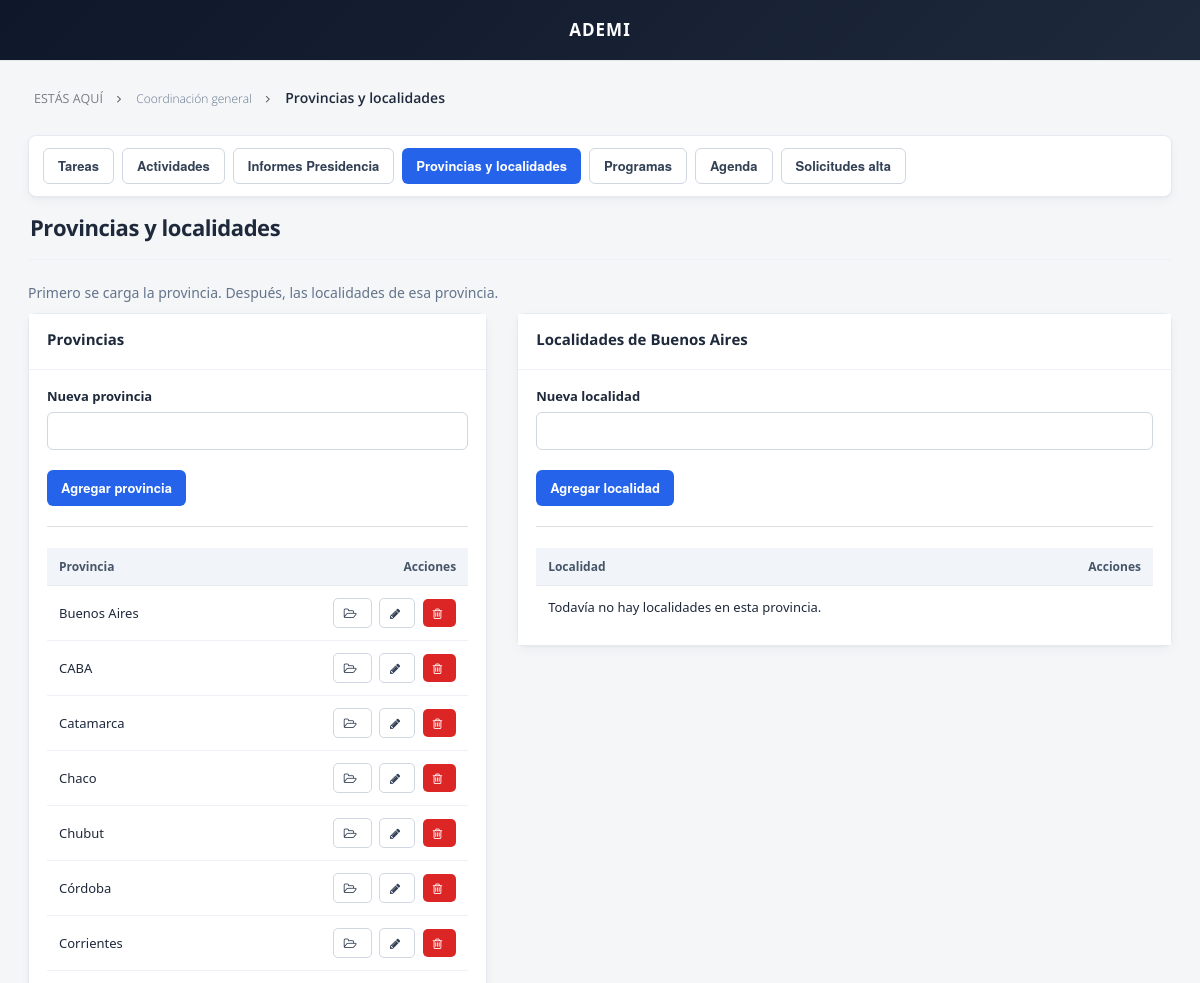
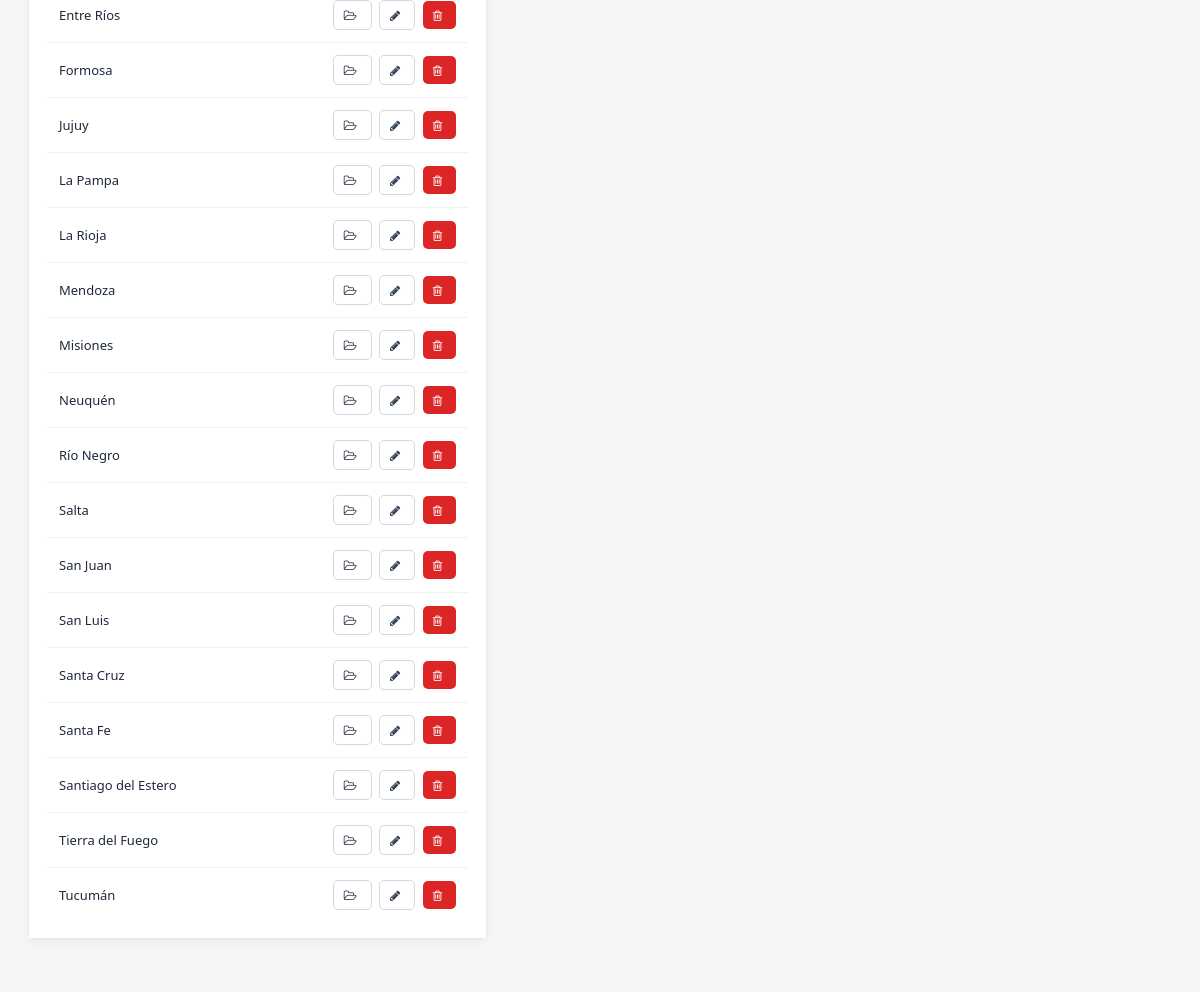
Page /general/provincias.php (signed in) on the committed database (2 pictures, top to bottom).
### tables this page shows
CREATE TABLE provincia (
  id_provincia SMALLINT UNSIGNED AUTO_INCREMENT PRIMARY KEY,
  nombre       VARCHAR(80) NOT NULL,
  CONSTRAINT uq_provincia_nombre UNIQUE (nombre)
);

### public/general/datos-tareas.php (called while the page is built, shortened)
<?php
function tareas_link($pagina, $extra=array())
{
	$datos=$extra;
	$q=http_build_query($datos);
	return $pagina.($q!='' ? ('?'.$q) : '');
}
?>

### includes/provincias.php (called while the page is built, shortened)
<?php
function provincias_todas()
{
	global $con;
	$salida=array();
	$q=@mysqli_query($con,"SELECT id_provincia, nombre FROM provincia ORDER BY nombre");
	while($row=mysqli_fetch_assoc($q))
	{
		$salida[]=$row;
	}
	return $salida;
}
function localidades_de_provincia($id_provincia)
{
	global $con;
	$salida=array();
	$id=intval($id_provincia);
	$q=@mysqli_query($con,"SELECT id_localidad, nombre, id_provincia FROM localidad WHERE id_provincia='".$id."' ORDER BY nombre");
	return $salida;
}

### public/general/provincias.php (the view, shortened to what this page needs)
<?php
require_once __DIR__.'/../_init.php';
include("datos-tareas.php");
include_once BASE_PATH.'/includes/provincias.php';
$id_ver=isset($_GET['provincia']) ? intval($_GET['provincia']) : 0;
$provincias=provincias_todas();
if($id_ver<=0 && count($provincias)>0)
{
	$id_ver=intval($provincias[0]['id_provincia']);
}
$localidades=localidades_de_provincia($id_ver);
$nombre_prov='';
foreach($provincias as $p)
{
	if(intval($p['id_provincia'])==$id_ver)
	{
		$nombre_prov=$p['nombre'];
		break;
	}
}
?>
<!DOCTYPE html>
<html>
<head>
<link href="../assets/plugins/pace/pace-theme-flash.css" rel="stylesheet" type="text/css" media="screen"/>
<link href="../assets/plugins/boostrapv3/css/bootstrap.min.css" rel="stylesheet" type="text/css"/>
<link href="../assets/plugins/boostrapv3/css/bootstrap-theme.min.css" rel="stylesheet" type="text/css"/>
<link href="../assets/plugins/font-awesome/css/font-awesome.css" rel="stylesheet" type="text/css"/>
<link href="../assets/css/animate.min.css" rel="stylesheet" type="text/css"/>
<link href="../assets/plugins/jquery-scrollbar/jquery.scrollbar.css" rel="stylesheet" type="text/css"/>
<link href="../assets/css/style.css" rel="stylesheet" type="text/css"/>
<link href="../assets/css/responsive.css" rel="stylesheet" type="text/css"/>
<link href="../assets/css/custom-icon-set.css" rel="stylesheet" type="text/css"/>
</head>
<body class="">
<div class="page-container row">
    <div class="page-content">
            <div class="content">
                <ul class="breadcrumb">
                    <li>
                        <p>ESTÁS AQUÍ</p>
                    </li>
                    <li><a href="<?php echo tareas_link('tareas.php'); ?>">Coordinación general</a></li>
                    <li><a href="#" class="active">Provincias y localidades</a></li>
                </ul>
                <?php include("menu-seccion.php"); ?>
                <div class="page-title">
                    <h3>Provincias y localidades</h3>
                </div>
                <p>Primero se carga la provincia. Después, las localidades de esa provincia.</p>
                <div class="row">
                    <div class="col-md-5">
                        <div class="grid simple">
                            <div class="grid-title no-border">
                                <h4>Provincias</h4>
                            </div>
                            <div class="grid-body no-border">
                                <form method="post" action="">
                                    <div class="form-group">
                                        <label>Nueva provincia</label>
                                        <input type="text" name="nombre_provincia" required class="form-control"/>
                                    </div>
                                    <button type="submit" name="alta_provincia" class="btn btn-primary">Agregar provincia</button>
                                </form>
                                <hr>
                                <table class="table table-hover no-more-tables">
                                    <thead>
                                        <tr>
                                            <th>Provincia</th>
                                            <th style="width: 140px; text-align: right;">Acciones</th>
                                        </tr>
                                    </thead>
                                    <tbody>
                                    <?php foreach($provincias as $p) { ?>
                                        <tr>
                                            <td style="vertical-align: middle;"><?php echo htmlspecialchars($p['nombre']); ?></td>
                                            <td style="text-align: right; white-space: nowrap; vertical-align: middle;">
                                                <a href="provincias.php?provincia=<?php echo intval($p['id_provincia']); ?>" class="btn btn-white btn-xs" title="Ver localidades"><i class="fa fa-folder-open-o"></i></a>
                                                <button type="button" class="btn btn-white btn-xs btn-editar-prov" data-id="<?php echo intval($p['id_provincia']); ?>" data-nombre="<?php echo htmlspecialchars($p['nombre'], ENT_QUOTES, 'UTF-8'); ?>" title="Editar provincia"><i class="fa fa-pencil"></i></button>
                                                <form method="post" action="" style="display: inline-block; margin: 0;" onsubmit="return confirm('¿Seguro que querés eliminar la provincia &quot;<?php echo htmlspecialchars($p['nombre'], ENT_QUOTES, 'UTF-8'); ?>&quot;?');">
                                                    <button type="submit" name="borrar_provincia" class="btn btn-danger btn-xs" title="Eliminar provincia"><i class="fa fa-trash-o"></i></button>
                                                </form>
                                            </td>
                                        </tr>
                                    <?php } ?>
                                    </tbody>
                                </table>
                            </div>
                        </div>
                    </div>
                    <div class="col-md-7">
                        <div class="grid simple">
                            <div class="grid-title no-border">
                                <h4>Localidades<?php if($nombre_prov!='') { echo ' de '.htmlspecialchars($nombre_prov); } ?></h4>
                            </div>
                            <div class="grid-body no-border">
                                <?php if($id_ver<=0) { ?>
                                <p>Elegí una provincia para cargar sus localidades.</p>
                                <?php } else { ?>
                                <form method="post" action="">
                                    <div class="form-group">
                                        <label>Nueva localidad</label>
                                        <input type="text" name="nombre_localidad" required class="form-control"/>
                                    </div>
                                    <button type="submit" name="alta_localidad" class="btn btn-primary">Agregar localidad</button>
                                </form>
                                <hr>
                                <table class="table table-hover no-more-tables">
                                    <thead>
                                        <tr>
                                            <th>Localidad</th>
                                            <th style="width: 100px; text-align: right;">Acciones</th>
                                        </tr>
                                    </thead>
                                    <tbody>
                                    <?php if(count($localidades)==0) { ?>
                                        <tr><td colspan="2">Todavía no hay localidades en esta provincia.</td></tr>
                                    <?php } ?>
                                    </tbody>
                                </table>
                                <?php } ?>
                            </div>
                        </div>
                    </div>
                </div>
            </div>
        </div>
 </div>
</body>
</html>

### public/assets/css/responsive.css (style rules this page uses)
@media (min-width: 980px) { .page-content { margin-left: 250px; min-height: 100%; } }
@media only screen and (min-device-width: 768px) and (max-device-width: 1024px) and (orientation: portrait) { body { background-color: #1b1e24; } }
@media only screen and (min-device-width: 768px) and (max-device-width: 1024px) and (orientation: portrait) { .page-content .content { padding-top: 95px; } }
@media only screen and (min-device-width: 768px) and (max-device-width: 1024px) and (orientation: portrait) { .page-content { margin: 0px; } }
@media only screen and (min-device-width: 768px) and (max-device-width: 1024px) and (orientation: portrait) { .page-content .content { padding: 25px; padding-top: 95px; } }

### rows in the picture
provincia: nombre "Buenos Aires"
provincia: nombre "CABA"
provincia: nombre "Catamarca"
provincia: nombre "Chaco"
provincia: nombre "Chubut"
provincia: nombre "Córdoba"
provincia: nombre "Corrientes"
provincia: nombre "Entre Ríos"
provincia: nombre "Formosa"
provincia: nombre "Jujuy"
provincia: nombre "La Pampa"
provincia: nombre "La Rioja"
provincia: nombre "Mendoza"
provincia: nombre "Misiones"
provincia: nombre "Neuquén"
provincia: nombre "Río Negro"
provincia: nombre "Salta"
provincia: nombre "San Juan"
provincia: nombre "San Luis"
provincia: nombre "Santa Cruz"
provincia: nombre "Santa Fe"
provincia: nombre "Santiago del Estero"
provincia: nombre "Tierra del Fuego"
provincia: nombre "Tucumán"
